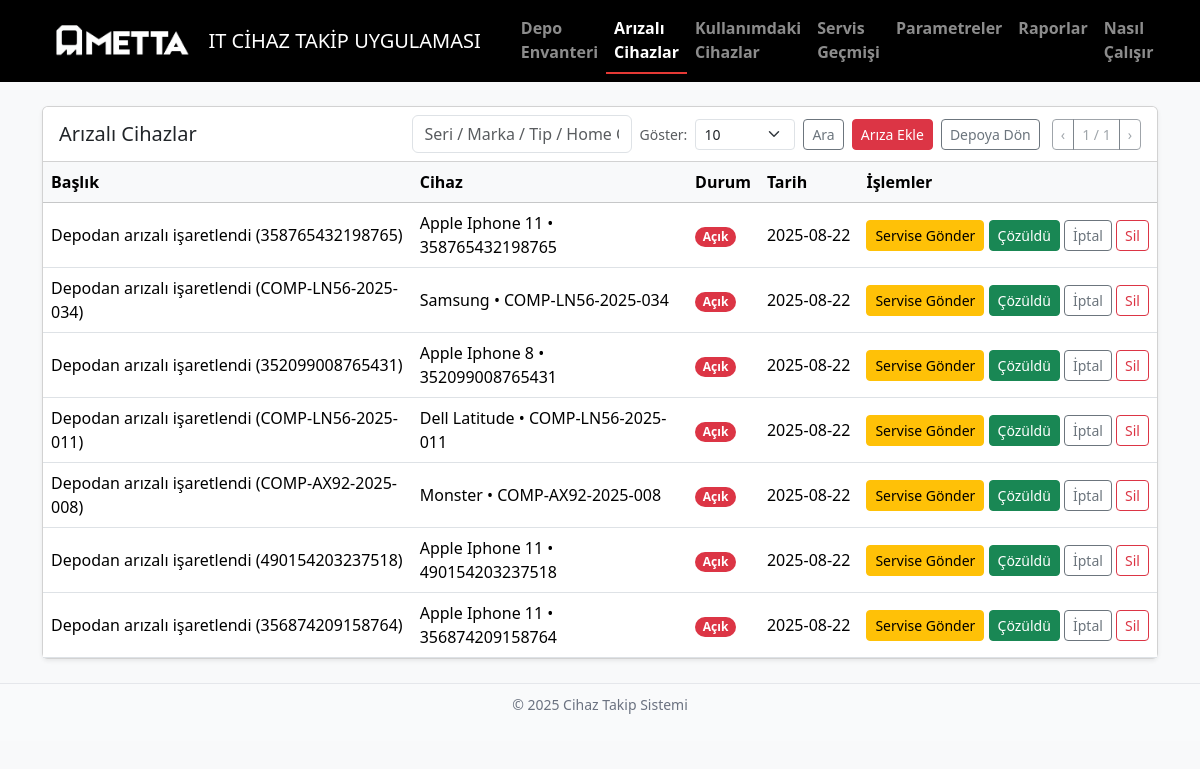
/faults, run on an earlier commit of the app's database.
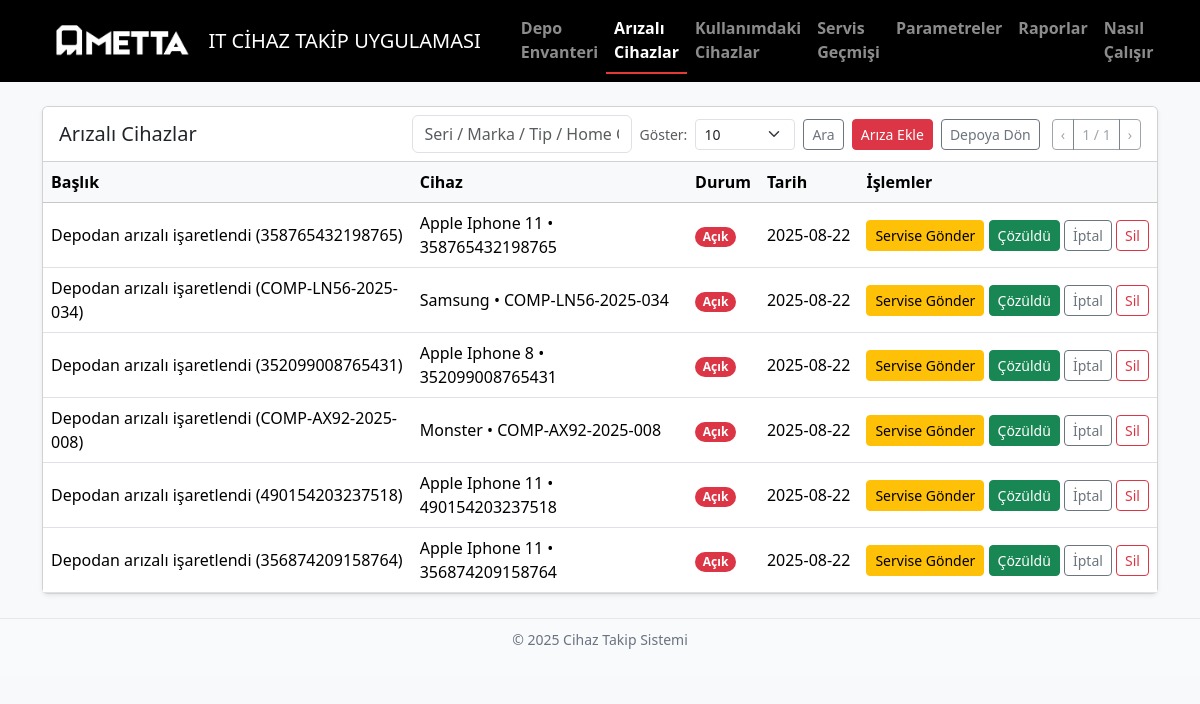
And on a later commit of the database.
### app.py (models this page shows)
class Device(db.Model):
    __tablename__ = "devices"
    id = db.Column(db.Integer, primary_key=True)
    brand = db.Column(db.String(80), nullable=False)
    type = db.Column(db.String(40), nullable=False)   # Monitor, Laptop PC vb.
    serial = db.Column(db.String(120), unique=True, nullable=False)
    home_code = db.Column(db.String(80))
    os = db.Column(db.String(80))
    quantity = db.Column(db.Integer, default=1, nullable=False)
    is_faulty = db.Column(db.Boolean, default=False, nullable=False)
    created_at = db.Column(db.DateTime, default=datetime.utcnow, nullable=False)
    service_records = db.relationship(
        "ServiceRecord", back_populates="device", cascade="all, delete-orphan"
    )
    faults = db.relationship(
        "Fault", back_populates="device", cascade="all, delete-orphan"
    )
    usages = db.relationship(
        "Usage", back_populates="device", cascade="all, delete-orphan"
    )

class Fault(db.Model):
    __tablename__ = "faults"
    id = db.Column(db.Integer, primary_key=True)
    device_id = db.Column(db.Integer, db.ForeignKey("devices.id"), nullable=False)
    title = db.Column(db.String(255), nullable=False)
    is_open = db.Column(db.Boolean, default=True, nullable=False)
    created_at = db.Column(db.DateTime, default=datetime.utcnow, nullable=False)
    resolved_at = db.Column(db.DateTime)
    device = db.relationship("Device", back_populates="faults")

### app.py (the view, shortened to what this page needs)
@app.route("/faults")
def faults():
    q = (request.args.get("q") or "").strip()              # arama (seri/marka/tip/home_code/os)
    page = request.args.get("page", 1, type=int)           # sayfa
    per_page = request.args.get("per_page", 10, type=int)  # sayfa başına kayıt
    base = Device.query.filter(Device.is_faulty.is_(True))
    pagination = base.order_by(Device.created_at.desc()).paginate(
        page=page, per_page=per_page, error_out=False
    )
    items = pagination.items  # geriye dönük: eskisi gibi 'items' değişkeni kalsın
    open_faults = Fault.query.filter_by(is_open=True).all()
    open_fault_title = {f.device_id: f.title for f in open_faults}
    open_fault_id = {f.device_id: f.id for f in open_faults}
    brands = get_param_list("brands")
    types  = get_param_list("types")
    oslist = get_param_list("os_list")
    devices = Device.query.order_by(Device.brand.asc(), Device.serial.asc()).all()
    return render_template(
        "faults.html",
        items=items,               # device listesi
        pagination=pagination,     # sayfalama
        devices=devices,
        brands=brands,
        types=types,
        oslist=oslist,
        q=q,
        per_page=per_page,
        open_fault_title=open_fault_title,
        open_fault_id=open_fault_id,
    )

### app.py (called while the page is built)
def _split_list(text: str):
    if not text:
        return []
    raw = text.replace("\r", "\n").replace(",", "\n").split("\n")
    return [x.strip() for x in raw if x.strip()]

def get_param_list(key: str):
    p = Parameter.query.filter_by(key=key).first()
    return _split_list(p.value if p else "")

### templates/faults.html (shortened to what the changed rows need)
<!doctype html>
<html lang="tr">
<head>
  <link href="https://cdn.jsdelivr.net/npm/bootstrap@5.3.3/dist/css/bootstrap.min.css" rel="stylesheet">
</head>
<body class="bg-light">
<div class="container my-4">
  <div class="card shadow-sm">
    <div class="table-responsive">
      <table class="table table-hover align-middle mb-0">
        <thead class="table-light">
          <tr>
            <th>Başlık</th>
            <th>Cihaz</th>
            <th>Durum</th>
            <th>Tarih</th>
            <th>İşlemler</th>
          </tr>
        </thead>
        <tbody>
          {% for d in pagination.items %}
          <tr>
            <td class="text-wrap">
              {{ open_fault_title.get(d.id, "Depodan arızalı işaretlendi (" ~ d.serial ~ ")") }}
            </td>
            <td class="text-wrap">{{ d.brand or '—' }} • {{ d.serial }}</td>
            <td>
              {% if d.is_faulty %}
                <span class="badge rounded-pill text-bg-danger">Açık</span>
              {% else %}
                <span class="badge rounded-pill text-bg-success">Çözüldü</span>
              {% endif %}
            </td>
            <td class="text-nowrap">{{ d.created_at.strftime('%Y-%m-%d') }}</td>
            <td class="text-nowrap">
              <form method="post" action="{{ url_for('service_add') }}" class="d-inline">
                <button class="btn btn-sm btn-warning">Servise Gönder</button>
              </form>
              {% set fault_id = open_fault_id.get(d.id) %}
              {% if fault_id %}
              <form method="post" action="{{ url_for('faults_close', id=fault_id) }}" class="d-inline">
                <button class="btn btn-sm btn-success">Çözüldü</button>
              </form>
              {% else %}
              <form method="post" action="{{ url_for('inventory_mark_ok', id=d.id) }}" class="d-inline">
                <button class="btn btn-sm btn-success">Çözüldü</button>
              </form>
              {% endif %}
              <form method="post" action="{{ url_for('inventory_mark_ok', id=d.id) }}" class="d-inline">
                <button class="btn btn-sm btn-outline-secondary">İptal</button>
              </form>
              <form method="post" action="{{ url_for('inventory_delete', id=d.id) }}" class="d-inline"
                    onsubmit="return confirm('Cihaz envanterden silinecek. Emin misiniz?')">
                <button class="btn btn-sm btn-outline-danger">Sil</button>
              </form>
            </td>
          </tr>
          {% else %}
          <tr><td colspan="5" class="text-center text-muted py-4">Arızalı cihaz bulunmuyor.</td></tr>
          {% endfor %}
        </tbody>
      </table>
    </div>
  </div>
</div>
</body>
</html>

What changed in the data, as far as the page shows it:
no longer on this page (row edited): Device: get "Depodan arızalı işaretlendi (COMP-LN56-2025-011)", brand "Dell Latitude", serial "COMP-LN56-2025-011", is_faulty "Açık", created_at "2025-08-22"
